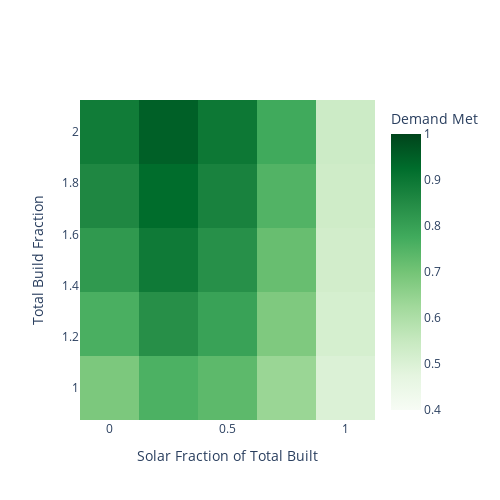
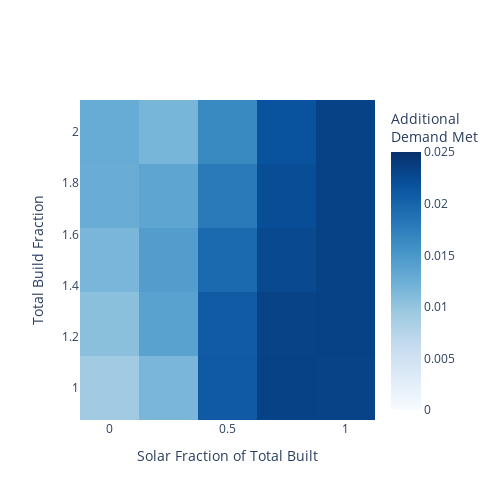

The notebook cell saved with these charts, in order:
### Markdown cell above
## 2023 EV numbers

### Code cell
total_build_factors=[1, 1.25, 1.5, 1.75, 2]
solar_build_fractions= [0, 0.25, 0.5, 0.75, 1]
ca_2023, ca_2023_frac_by_hour = scan_params(data_file='CA2021hourly.csv', total_build_factors=total_build_factors, solar_build_fractions=solar_build_fractions, num_evs=1500000, ev_capacity_factor=0.2, behavioral=False)
fig =  go.Figure(go.Heatmap(x= solar_build_fractions,
                            y= total_build_factors,
                            zmin=0.4,
                            zmax=1,
                            z=np.array(ca_2023), colorscale='greens', colorbar={'title': 'Demand Met'}))
fig.update_layout(title='', title_x=0.5, width=500, height=500, yaxis_title = 'Total Build Fraction', xaxis_title= 'Solar Fraction of Total Built')
fig.show()

fig =  go.Figure(go.Heatmap(x= solar_build_fractions,
                            y= total_build_factors,
                            zmin=0,
                            zmax=0.025,
                            z=np.array(ca_2023) - np.array(ca_base_matrix), colorscale='blues', colorbar={'title': 'Additional<br>Demand Met'}))

fig.update_layout(title='', title_x=0.5, width=500, height=500, yaxis_title = 'Total Build Fraction', xaxis_title= 'Solar Fraction of Total Built')
fig.show()

capacity_avg = {k:statistics.median(v) for k, v in ca_2023_frac_by_hour.items()}
by_hour = {'Hour (PST)': [], 'Average Storage Usage': []}
for time in capacity_avg:
    by_hour['Hour (PST)'].append(datetime.strftime(datetime.strptime(time, "%H:%M:%S") - timedelta(hours=8), "%H:%M:%S"))
    by_hour['Average Storage Usage'].append(capacity_avg[time])
fig = px.line(by_hour, 'Hour (PST)', 'Average Storage Usage')
fig.update_layout(width=700, height=500)
fig.show()

### Figure 1 — Plotly figure (JSON) as saved in the notebook; plotly's stock layout.template omitted (floating-point values rounded to 4 significant figures)
{"data": [{"colorbar": {"title": {"text": "Demand Met"}}, "colorscale": [[0, "rgb(247,252,245)"], [0.125, "rgb(229,245,224)"], [0.25, "rgb(199,233,192)"], [0.375, "rgb(161,217,155)"], [0.5, "rgb(116,196,118)"], [0.625, "rgb(65,171,93)"], [0.75, "rgb(35,139,69)"], [0.875, "rgb(0,109,44)"], [1, "rgb(0,68,27)"]], "type": "heatmap", "x": [0, 0.25, 0.5, 0.75, 1], "y": [1, 1.25, 1.5, 1.75, 2], "z": [[0.6867, 0.7583, 0.7341, 0.6365, 0.4996], [0.7624, 0.8396, 0.7953, 0.6817, 0.5139], [0.8179, 0.8919, 0.8389, 0.7182, 0.5234], [0.8588, 0.9258, 0.8721, 0.7497, 0.5306], [0.8882, 0.9481, 0.8981, 0.7776, 0.5363]], "zmax": 1, "zmin": 0.4}], "layout": {"height": 500, "title": {"text": "", "x": 0.5}, "width": 500, "xaxis": {"title": {"text": "Solar Fraction of Total Built"}}, "yaxis": {"title": {"text": "Total Build Fraction"}}}}

### Figure 2 — Plotly figure (JSON) as saved in the notebook; plotly's stock layout.template omitted (floating-point values rounded to 4 significant figures)
{"data": [{"colorbar": {"title": {"text": "Additional<br>Demand Met"}}, "colorscale": [[0, "rgb(247,251,255)"], [0.125, "rgb(222,235,247)"], [0.25, "rgb(198,219,239)"], [0.375, "rgb(158,202,225)"], [0.5, "rgb(107,174,214)"], [0.625, "rgb(66,146,198)"], [0.75, "rgb(33,113,181)"], [0.875, "rgb(8,81,156)"], [1, "rgb(8,48,107)"]], "type": "heatmap", "x": [0, 0.25, 0.5, 0.75, 1], "y": [1, 1.25, 1.5, 1.75, 2], "z": [[0.009245, 0.01156, 0.02103, 0.02325, 0.0232], [0.01054, 0.01384, 0.02093, 0.02321, 0.02327], [0.01159, 0.01435, 0.01949, 0.02263, 0.02326], [0.01264, 0.01346, 0.01786, 0.02218, 0.02326], [0.01277, 0.01174, 0.01635, 0.02174, 0.02326]], "zmax": 0.025, "zmin": 0}], "layout": {"height": 500, "title": {"text": "", "x": 0.5}, "width": 500, "xaxis": {"title": {"text": "Solar Fraction of Total Built"}}, "yaxis": {"title": {"text": "Total Build Fraction"}}}}
